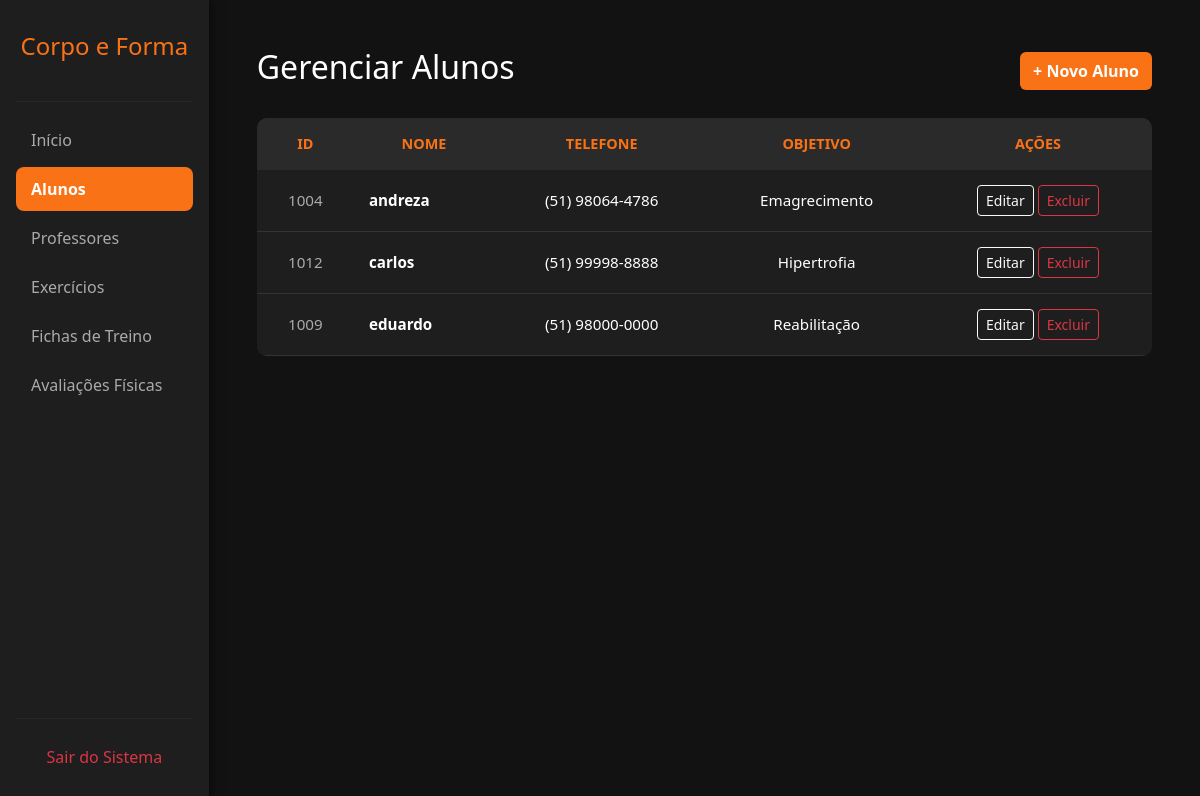
Screenshot of /alunos.php (signed in) with the database file from the repository.
### tables this page shows
CREATE TABLE `alunos` (
  `id` int(11) NOT NULL,
  `nome` varchar(100) NOT NULL,
  `email` varchar(100) DEFAULT NULL,
  `sexo` enum('M','F') NOT NULL DEFAULT 'M',
  `telefone` varchar(20) DEFAULT NULL,
  `data_nascimento` date DEFAULT NULL,
  `objetivo` varchar(50) DEFAULT NULL,
  `data_cadastro` timestamp NOT NULL DEFAULT current_timestamp(),
  `senha` varchar(255) DEFAULT '123456',
  `treino_atual` varchar(2) DEFAULT 'A'
);

### alunos.php (the view, shortened to what this page needs)
<?php
require 'conexao.php';
$stmt = $pdo->query("SELECT * FROM alunos ORDER BY nome ASC");
$alunos = $stmt->fetchAll(PDO::FETCH_ASSOC);
?>
<!DOCTYPE html>
<html lang="pt-BR">
<head>
    <link href="https://cdn.jsdelivr.net/npm/bootstrap@5.3.2/dist/css/bootstrap.min.css" rel="stylesheet">
</head>
<body>
    <div class="d-flex">
        <div class="sidebar p-3 d-flex flex-column">
            <h4 class="text-center mt-3 mb-4" style="color: #f97316;">Corpo e Forma</h4>
            <hr style="border-color: #444;">
            <ul class="nav flex-column mb-auto">
                <li class="nav-item"><a href="painel.php" class="nav-link">Início</a></li>
                <li class="nav-item"><a href="alunos.php" class="nav-link active">Alunos</a></li>
                <li class="nav-item"><a href="professores.php" class="nav-link">Professores</a></li>
                <li class="nav-item"><a href="exercicios.php" class="nav-link">Exercícios</a></li>
                <li class="nav-item"><a href="fichas.php" class="nav-link">Fichas de Treino</a></li>
                <li class="nav-item"><a href="avaliacoes.php" class="nav-link">Avaliações Físicas</a></li>
            </ul>
            <hr style="border-color: #444;">
            <a href="index.php" class="nav-link text-danger text-center">Sair do Sistema</a>
        </div>
        <div class="content p-5 w-100">
            <div class="d-flex justify-content-between align-items-center mb-4">
                <h2>Gerenciar Alunos</h2>
                <a href="cadastrar_aluno.php" class="btn" style="background-color: #f97316; color: white; font-weight: bold;">+ Novo Aluno</a>
            </div>
            <div class="table-responsive table-custom">
                <table class="table table-borderless mb-0 text-center align-middle">
                    <thead>
                        <tr>
                            <th>ID</th>
                            <th>Nome</th>
                            <th>Telefone</th>
                            <th>Objetivo</th>
                            <th>Ações</th>
                        </tr>
                    </thead>
                    <tbody>
                        <?php foreach ($alunos as $aluno): ?>
                        <tr>
                            <td style="color: #aaaaaa;"><?php echo $aluno['id']; ?></td>
                            <td class="text-start fw-bold"><?php echo $aluno['nome']; ?></td>
                            <td> <?php
                                  $tel = preg_replace('/[^0-9]/', '', $aluno['telefone']);
                                 if (strlen($tel) == 11) {
                                echo preg_replace('/(\d{2})(\d{5})(\d{4})/', '($1) $2-$3', $tel);
                                 } elseif (strlen($tel) == 10) {
                                echo preg_replace('/(\d{2})(\d{4})(\d{4})/', '($1) $2-$3', $tel);
                                 } else {
                              echo htmlspecialchars($aluno['telefone']);
                                 }
                                 ?>
                            </td>
                            <td><?php echo $aluno['objetivo']; ?></td>
                            <td>
                                <a href="editar_aluno.php?id=<?php echo $aluno['id']; ?>" class="btn btn-sm btn-outline-light">Editar</a>
                                <a href="excluir_aluno.php?id=<?php echo $aluno['id']; ?>"
                                   class="btn btn-sm btn-outline-danger"
                                   onclick="return confirm('Tem certeza que deseja excluir o aluno <?php echo $aluno['nome']; ?>? Todas as fichas e avaliações dele também serão apagadas!');">
                                    Excluir
                                </a>
                            </td>
                        </tr>
                        <?php endforeach; ?>
                    </tbody>
                </table>
            </div>
        </div>
    </div>
</body>
</html>

### alunos.php (style rules this page uses)
body { background-color: #121212; color: #ffffff; overflow-x: hidden; }
.sidebar { background-color: #1e1e1e; min-height: 100vh; width: 250px; box-shadow: 2px 0 10px rgba(0,0,0,0.5); }
.nav-link { color: #aaaaaa; padding: 10px 15px; margin-bottom: 5px; border-radius: 8px; transition: 0.3s; }
.nav-link:hover, .nav-link.active { background-color: #f97316; color: #ffffff; font-weight: bold; }
.table-custom { background-color: #1e1e1e; border-radius: 10px; overflow: hidden; }
.table-custom th { color: #f97316; font-weight: 600; text-transform: uppercase; font-size: 0.9em; padding: 15px; background-color: #2a2a2a; border-bottom: none; }
.table-custom td { color: #ffffff; padding: 15px; border-bottom: 1px solid #333; font-size: 0.95em; background-color: #1e1e1e; }

### rows the page displays
alunos: id "1004", nome "andreza", telefone "(51) 98064-4786", objetivo "Emagrecimento"
alunos: id "1012", nome "carlos", telefone "(51) 99998-8888", objetivo "Hipertrofia"
alunos: id "1009", nome "eduardo", telefone "(51) 98000-0000", objetivo "Reabilitação"
